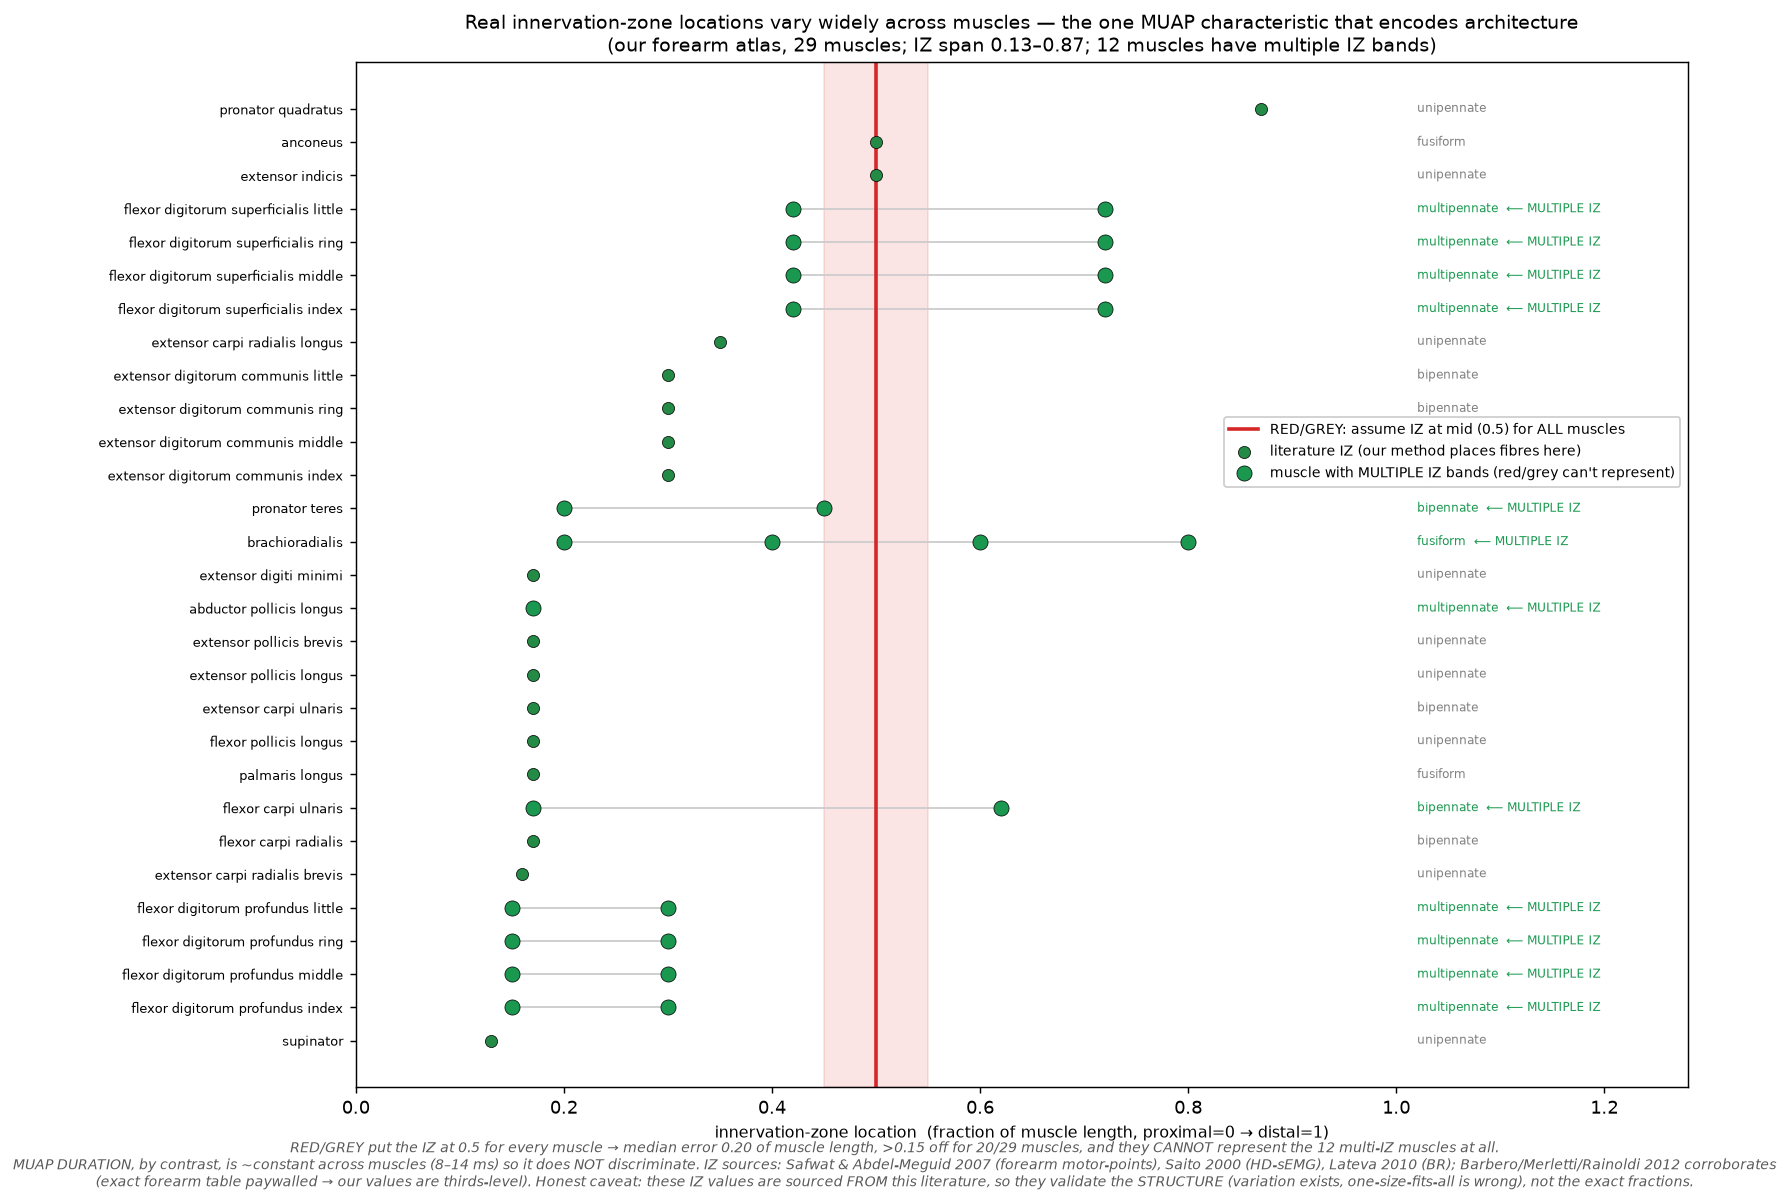

Here is the Python script that generated this plot:
"""Literature-grounded check: real MUAP characteristics ACROSS muscles vs what each method predicts.

Non-circular structural argument:
  - RED/GREY assume ONE innervation zone at the geometric MID (0.5) for EVERY muscle.
  - Literature (Safwat & Abdel-Meguid 2007 forearm motor-points; Saito 2000 HD-sEMG; Lateva 2010
    brachioradialis; Barbero/Merletti/Rainoldi 2012 Atlas of Muscle Innervation Zones) shows real IZ
    locations are SPREAD across the muscle and several muscles have MULTIPLE IZ bands.
  - NOTE: Barbero's exact forearm fractions are paywalled, so our atlas IZ values are grounded in
    Safwat 2007 + Saito 2000 + Lateva 2010 at thirds-level resolution (~0.17/0.33/0.5/0.62/0.8);
    Barbero is cited as corroboration, not read off directly.
  - MUAP DURATION, by contrast, is ~constant across muscles (8-14 ms; FDI 8.9, BB 10.1, ES 10.4, LV 11.1)
    -> duration does NOT encode architecture; IZ location/count is the characteristic that does.
So: the one MUAP characteristic that varies muscle-to-muscle is exactly the one our method encodes and
red/grey cannot. (Caveat: our atlas IZ VALUES come from this literature, so exact values aren't an
independent validation; the STRUCTURAL point — variation exists, one-size-fits-all is wrong — is.)
"""
import json, numpy as np, matplotlib; matplotlib.use("Agg"); import matplotlib.pyplot as plt
AT=json.load(open("/home/noura/Documents/Projects/PhD/simulation/emgforge/src/emgforge/mri/data/forearm_muscle_atlas.json"))
rows=[]
for key,m in AT["muscles"].items():
    iz=m.get("IZ_fraction")
    if not iz: continue
    rows.append((key.replace("_"," "),sorted(iz),int(m.get("n_iz_bands",len(iz))),m.get("pennation_type","?")))
rows.sort(key=lambda r:r[1][0])

# quantify red/grey's fixed-0.5 error and the multi-IZ gap
nearest_err=[min(abs(f-0.5) for f in iz) for _,iz,_,_ in rows]           # dist of NEAREST IZ from 0.5
multi=[r for r in rows if r[2]>1]
far=[e for e in nearest_err if e>0.15]
allfr=[f for _,iz,_,_ in rows for f in iz]
print(f"{len(rows)} muscles with IZ data; IZ fractions span {min(allfr):.2f}..{max(allfr):.2f}")
print(f"median nearest-IZ distance from 0.5: {np.median(nearest_err):.2f}  (red/grey error)")
print(f"muscles whose nearest IZ is >0.15 from mid: {len(far)}/{len(rows)}")
print(f"muscles with MULTIPLE IZ bands (red/grey cannot represent): {len(multi)}/{len(rows)}")

fig,ax=plt.subplots(figsize=(12.5,9))
y=np.arange(len(rows))
ax.axvspan(0.5-0.05,0.5+0.05,color="#d62728",alpha=0.12,zorder=0)
ax.axvline(0.5,color="#d62728",lw=2,label="RED/GREY: assume IZ at mid (0.5) for ALL muscles")
for i,(name,iz,nb,pt) in enumerate(rows):
    ax.plot([min(iz),max(iz)] if len(iz)>1 else [iz[0],iz[0]],[i,i],color="0.8",lw=1,zorder=1)
    col="#1a9850" if nb>1 else "#238b45"
    ax.scatter(iz,[i]*len(iz),s=70 if nb>1 else 45,color=col,edgecolor="k",lw=.4,zorder=3)
    ax.text(1.02,i,f"{pt}"+("  ⟵ MULTIPLE IZ" if nb>1 else ""),fontsize=6.5,va="center",
            color="#1a9850" if nb>1 else "0.5")
ax.set_yticks(y); ax.set_yticklabels([r[0] for r in rows],fontsize=7)
ax.set_xlim(0,1.28); ax.set_xlabel("innervation-zone location  (fraction of muscle length, proximal=0 → distal=1)",fontsize=9)
ax.scatter([],[],s=45,color="#238b45",edgecolor="k",lw=.4,label="literature IZ (our method places fibres here)")
ax.scatter([],[],s=70,color="#1a9850",edgecolor="k",lw=.4,label="muscle with MULTIPLE IZ bands (red/grey can't represent)")
ax.legend(fontsize=8,loc="center right",bbox_to_anchor=(1.0,0.62),framealpha=.95)
ax.set_title("Real innervation-zone locations vary widely across muscles — the one MUAP characteristic that encodes architecture\n"
             f"(our forearm atlas, {len(rows)} muscles; IZ span {min(allfr):.2f}–{max(allfr):.2f}; {len(multi)} muscles have multiple IZ bands)",fontsize=10.5)
fig.text(0.5,-0.02,
        f"RED/GREY put the IZ at 0.5 for every muscle → median error {np.median(nearest_err):.2f} of muscle length, >0.15 off for {len(far)}/{len(rows)} muscles, and they CANNOT represent the {len(multi)} multi-IZ muscles at all.\n"
        f"MUAP DURATION, by contrast, is ~constant across muscles (8–14 ms) so it does NOT discriminate. IZ sources: Safwat & Abdel-Meguid 2007 (forearm motor-points), Saito 2000 (HD-sEMG), Lateva 2010 (BR); Barbero/Merletti/Rainoldi 2012 corroborates\n"
        f"(exact forearm table paywalled → our values are thirds-level). Honest caveat: these IZ values are sourced FROM this literature, so they validate the STRUCTURE (variation exists, one-size-fits-all is wrong), not the exact fractions.",
        ha="center",fontsize=7.6,style="italic",color="0.35")
plt.tight_layout(); plt.savefig("muap_literature.png",dpi=130,bbox_inches="tight"); print("saved muap_literature.png")
